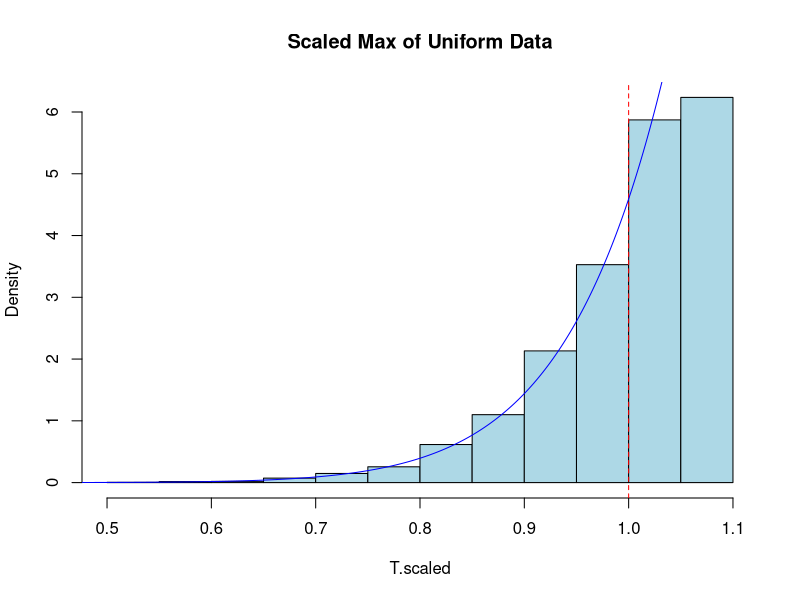

This chart was generated by the following R code:
# Simulate sampling distribution of scaled max for uniform data
# In practice, we dont know theta. We substitute the actual value of T
# for theta T=((n+1)/n) * max(unif[0,theta])

n = 12
theta = 1 # unknown to us

B = 5000
T.scaled = numeric(B)

set.seed(381)

# Compute max of the Uniform random samples
for (b in 1:B) {
  # Scale the max
  T.scaled[b] = ((n+1)/n) * max(runif(n=n, max=theta))
}

hist(T.scaled, col="lightblue", main="Scaled Max of Uniform Data", freq=FALSE)
abline(v=theta, lty="dashed", col="red")
mean(T.scaled)

# Plot derived pdf
t.dummy = seq(0, max(T.scaled), length.out=500)
lines(x=t.dummy, y=n^(n+1)*t.dummy^(n-1)/((n+1)*theta)^n, col="blue")
